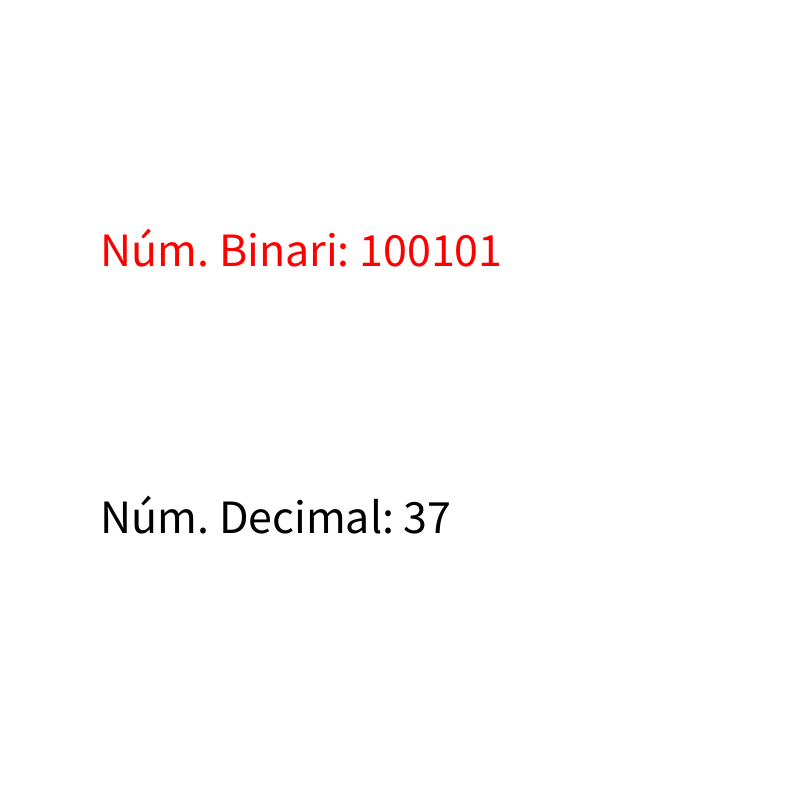
Frame 1 (no input)
Frame 2 (the mouse pressed at the canvas centre, redrawn once): identical to frame 1, image omitted

The Processing sketch that drew this single still picture (run headless with seeded random() and noise(); the mouse was pressed at the canvas centre and the sketch redrawn once):

// Processing sketch: binary2decimal
// ── binary2decimal.pde

// Número binari a convertir
int numBinary = 100101;

// Número decimal a calcular
int numDecimal;

// Array on guardarem les potències
int[] potencies;



void setup(){
  
  size(800,800);
  
  // Cridam a la funció que calcula i emmagatzema les potències
  calculatePowers(10, 2);
  
  // Cridam a la funció que converteix un decimal a binari
  numDecimal = calculateDecimal(numBinary);
  
}

void draw(){
  
  background(255);
  
  fill(255,0,0); textSize(48);
  text("Núm. Binari: "+numBinary, 100, height/3);
  
  fill(0); textSize(48);
  text("Núm. Decimal: "+numDecimal, 100, 2*height/3);
  
  noLoop();
  
}


int calculateDecimal(int numB){
  
  int nb = numB;
  int n = 0;
  int divisio = numB, resta;
  int i = 0;
  
  do {
    
    divisio = nb / 10;
    
    resta = nb % 10;
    
    nb = nb / 10;
    
    n +=  resta*potencies[i];
    
    i++;
    
  } while(divisio!=0);
  
  return n;
}




// Calcula les potencies (num) de la base (base).
void calculatePowers(int num, int base){
  
  // Crea l'array potencies
  potencies = new int[num];
  
  // Calcula i guarda les potències
  int p = 1;
  for(int i=0; i<num; i++){
    potencies[i] = p;
    p = p*base;
  }
}
